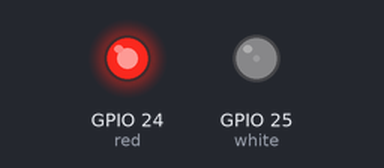
The program below on a simulated Raspberry Pi (BCM pin numbers). Parts: output pins drawn as LEDs (lit = HIGH).

Above: at 0.05 s.
At 0.9 s:
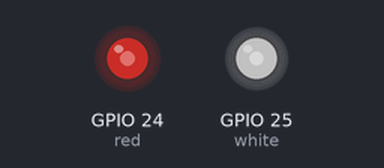
At 1.75 s:
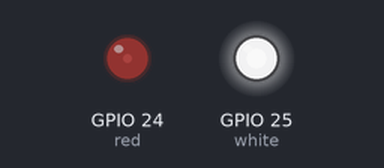
At 3.5 s:
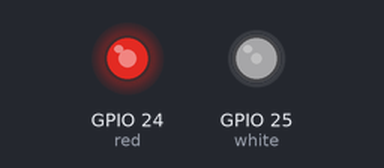
Timing chart, 0 to 5.2 s (numbered marks = the images above):
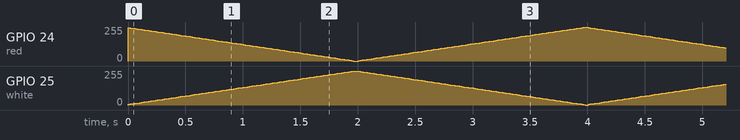

The program:

controlled2.py
```python
#!/usr/bin/env python
#-*- coding: UTF-8 -*-

import RPi.GPIO as GPIO # Cargamos la libreria RPi.GPIO
from time import sleep  # cargamos la función sleep del módulo time


GPIO.setmode(GPIO.BCM)  # Ponemos la Raspberry en modo BCM

GPIO.setwarnings(False)
GPIO.setup(25, GPIO.OUT)  # Ponemos el pin GPIO nº25 como salida para el LED #1
GPIO.setup(24, GPIO.OUT)  # Ponemos el pin GPIO nº24 como salida para el LED #2

white = GPIO.PWM(25, 100)   # Creamos el objeto 'white' en el pin 25 a 100 Hz
red = GPIO.PWM(24, 100)     # Creamos el objeto 'red' en el pin 24 a 100 Hz

white.start(0)              # Iniciamos el objeto 'white' al 0% del ciclo de trabajo (completamente apagado)
red.start(100)              # Iniciamos el objeto 'red' al 100% del ciclo de trabajo (completamente encendido)

# A partir de ahora empezamos a modificar los valores del ciclo de trabajo

pause_time = 0.02           # Declaramos un lapso de tiempo para las pausas

try:                        # Abrimos un bloque 'Try...except KeyboardInterrupt'
    while True:             # Iniciamos un bucle 'while true'
        for i in range(2,101):            # De i=0 hasta i=101 (101 porque el script se detiene al 100%)
            white.ChangeDutyCycle(i)      # LED #1 = i
            red.ChangeDutyCycle(100 - i)  # LED #2 resta 100 - i
            sleep(pause_time)             # Pequeña pausa para no saturar el procesador
        for i in range(100,-1,-1):        # Desde i=100 a i=0 en pasos de -1
            white.ChangeDutyCycle(i)      # LED #1 = i
            red.ChangeDutyCycle(100 - i)  # LED #2 resta 100 - i
            sleep(pause_time)             # Pequeña pausa para no saturar el procesador

except KeyboardInterrupt:   # Se ha pulsado CTRL+C!!
    white.stop()            # Detenemos el objeto 'white'
    red.stop()              # Detenemos el objeto 'red'
    GPIO.cleanup()          # Limpiamos los pines GPIO y salimos
```
